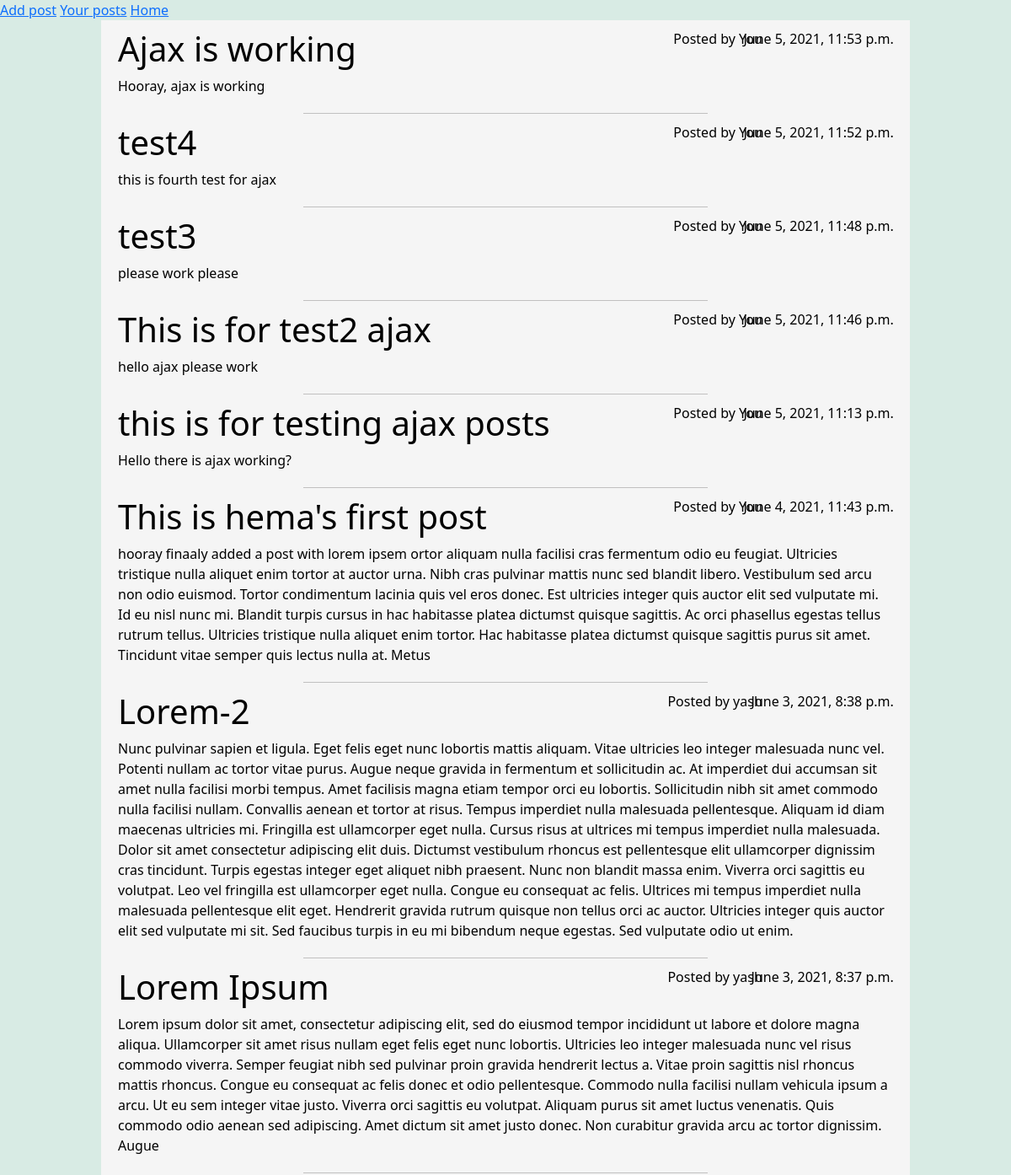
The page / (signed in, upper part) on the database as committed earlier.
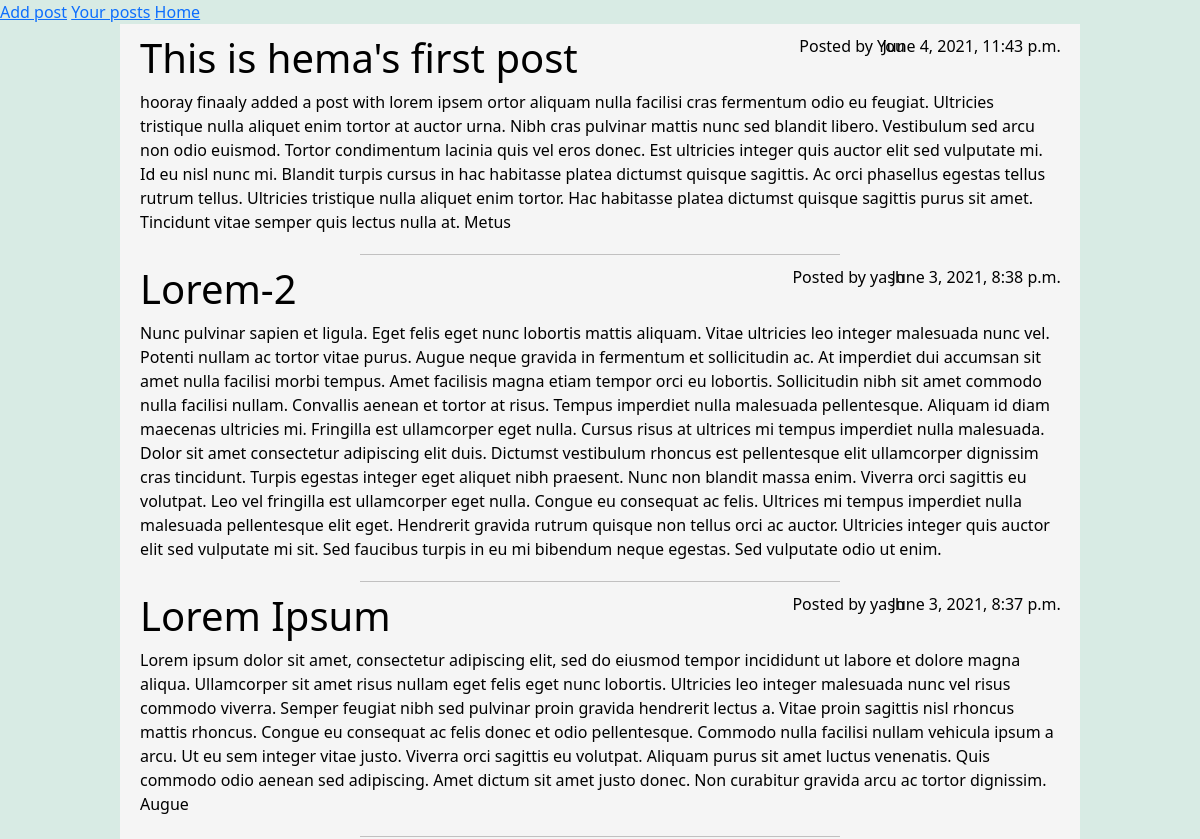
The same page on the database as committed later.
### post/models.py (models this page shows, shortened)
class Post(models.Model):
    title = models.CharField(max_length = 100)
    content = models.TextField()
    date_posted = models.DateTimeField(default = timezone.now)
    author = models.ForeignKey(User, on_delete = models.CASCADE, related_name="posts")

### post/views.py (the view)
# urls.py: path("", views.index, name="index"),
@login_required(login_url="users:login")
def index(request):
    posts =  Post.objects.all().order_by("-date_posted")
    return render(request, "post/index.html", {
        "posts" : posts,
        "message": "No posts yet!. Be the first one to post!!",
        "index": True
    })

### post/templates/post/index.html (shortened to what this page needs)
{% extends "post/layout.html" %}
{% block body %}
    {% if index %}
        <a href="{% url 'post:add_post' %}">Add post</a>
        <a href="{% url 'post:my_posts' %}">Your posts</a>
        <a href="{% url 'users:index' %}">Home</a>
    {% else %}
        <a href="{% url 'post:index' %}">All Posts</a>
    {% endif %}
    <div class="post-container">
        {% for post in posts %}
            <a href="{% url 'post:view_post' post.id %}" class="post_link">
                <div class="post">
                    <h1 class="title"> {{ post.title }} </h1>
                    <div class="author"> Posted by
                        {% if request.user == post.author %}
                            You
                        {% else %}
                            {{ post.author.first_name}}
                        {% endif %}
                    </div>
                    <div class="date"> {{ post.date_posted }} </div>
                    <div class="content"> {{ post.content }} </div>
                </div>
            </a>
            <hr style="width:50%; margin: auto; color:rgb(37, 32, 32);">
        {% empty %}
            <div class="empty">
                <h1> {{message}}</h1>
                <a href="{% url 'post:add_post' %}">Add post</a>
            </div>
        {% endfor %}
    </div>
{% endblock %}

### post/templates/post/layout.html (shortened to what this page needs)
{% load static %}
<!DOCTYPE html>
<html>
    <head>
        <link href="https://cdn.jsdelivr.net/npm/bootstrap@5.0.0/dist/css/bootstrap.min.css" rel="stylesheet">
        <link rel="stylesheet" type="text/css" href="{% static 'post/styles.css' %}">
    </head>
    <body>
        {% block body %}
        {% endblock %}
    </body>
</html>

### post/static/post/styles.css (style rules this page uses)
* { margin: 0; box-sizing: border-box; }
body, .empty { background-color: #d8ebe4; }
.title, .date, .author { display: inline-block; }
.author { position: absolute; right: 60px; margin-right: 12%; font-weight: 500; }
.date { position: absolute; right: 0; margin-right: 2%; font-weight: 500; }
.post, .post-view { display: block; color: black; position: relative; -webkit-margin-collapse: collapse; margin-bottom: 10px; padding: 10px 20px 10px; transition: all 0.3s ease-in-out; }
.post-container { position: relative; margin: 0 10%; background-color: whitesmoke; animation-name: example; animation-duration: 1s; }
.post_link { text-decoration: none; }

Rows that differ between the two databases and show on the page:
removed Post: title "Ajax is working", shows "You", date_posted "June 5, 2021, 11:53 p.m.", content "Hooray, ajax is working"
removed Post: title "test4", shows "You", date_posted "June 5, 2021, 11:52 p.m.", content "this is fourth test for ajax"
removed Post: title "test3", shows "You", date_posted "June 5, 2021, 11:48 p.m.", content "please work please"
removed Post: title "This is for test2 ajax", shows "You", date_posted "June 5, 2021, 11:46 p.m.", content "hello ajax please work"
removed Post: title "this is for testing ajax posts", shows "You", date_posted "June 5, 2021, 11:13 p.m.", content "Hello there is ajax working?"
